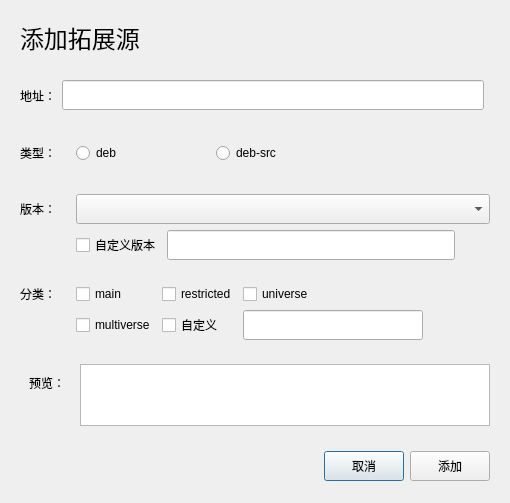
<?xml version="1.0" encoding="UTF-8"?>
<ui version="4.0">
 <class>addSource</class>
 <widget class="QDialog" name="addSource">
  <property name="geometry">
   <rect>
    <x>0</x>
    <y>0</y>
    <width>510</width>
    <height>503</height>
   </rect>
  </property>
  <property name="windowTitle">
   <string>Form</string>
  </property>
  <layout class="QVBoxLayout" name="verticalLayout">
   <item>
    <widget class="QWidget" name="widget_8" native="true">
     <layout class="QHBoxLayout" name="horizontalLayout_6">
      <item>
       <widget class="QLabel" name="label_5">
        <property name="maximumSize">
         <size>
          <width>16777215</width>
          <height>50</height>
         </size>
        </property>
        <property name="styleSheet">
         <string notr="true">font-size: 24px;

</string>
        </property>
        <property name="text">
         <string>添加拓展源</string>
        </property>
       </widget>
      </item>
     </layout>
    </widget>
   </item>
   <item>
    <widget class="QWidget" name="widget_5" native="true">
     <layout class="QHBoxLayout" name="horizontalLayout_4">
      <item>
       <widget class="QLabel" name="label_6">
        <property name="text">
         <string>地址：</string>
        </property>
       </widget>
      </item>
      <item>
       <widget class="QLineEdit" name="add_lineEdit">
        <property name="minimumSize">
         <size>
          <width>400</width>
          <height>30</height>
         </size>
        </property>
       </widget>
      </item>
      <item>
       <widget class="QLabel" name="label_11">
        <property name="maximumSize">
         <size>
          <width>0</width>
          <height>0</height>
         </size>
        </property>
        <property name="text">
         <string/>
        </property>
       </widget>
      </item>
     </layout>
    </widget>
   </item>
   <item>
    <widget class="QWidget" name="widget" native="true">
     <property name="styleSheet">
      <string notr="true"/>
     </property>
     <layout class="QHBoxLayout" name="horizontalLayout">
      <item>
       <widget class="QLabel" name="label">
        <property name="minimumSize">
         <size>
          <width>50</width>
          <height>0</height>
         </size>
        </property>
        <property name="maximumSize">
         <size>
          <width>50</width>
          <height>16777215</height>
         </size>
        </property>
        <property name="text">
         <string>类型：</string>
        </property>
       </widget>
      </item>
      <item>
       <widget class="QRadioButton" name="deb">
        <property name="text">
         <string>deb</string>
        </property>
       </widget>
      </item>
      <item>
       <widget class="QRadioButton" name="debsrc">
        <property name="text">
         <string>deb-src</string>
        </property>
       </widget>
      </item>
      <item>
       <widget class="QLabel" name="label_12">
        <property name="text">
         <string/>
        </property>
       </widget>
      </item>
     </layout>
    </widget>
   </item>
   <item>
    <widget class="QWidget" name="widget_2" native="true">
     <property name="styleSheet">
      <string notr="true"/>
     </property>
     <layout class="QGridLayout" name="gridLayout_2">
      <item row="0" column="1" colspan="4">
       <widget class="QComboBox" name="comboBox">
        <property name="minimumSize">
         <size>
          <width>400</width>
          <height>30</height>
         </size>
        </property>
        <property name="styleSheet">
         <string notr="true"/>
        </property>
       </widget>
      </item>
      <item row="1" column="2">
       <widget class="QLineEdit" name="version_lineEdit">
        <property name="minimumSize">
         <size>
          <width>288</width>
          <height>30</height>
         </size>
        </property>
       </widget>
      </item>
      <item row="0" column="0">
       <widget class="QLabel" name="label_2">
        <property name="minimumSize">
         <size>
          <width>50</width>
          <height>0</height>
         </size>
        </property>
        <property name="text">
         <string>版本：</string>
        </property>
       </widget>
      </item>
      <item row="1" column="1">
       <widget class="QCheckBox" name="custom_CheckBox">
        <property name="text">
         <string>自定义版本</string>
        </property>
       </widget>
      </item>
      <item row="1" column="3">
       <spacer name="horizontalSpacer_2">
        <property name="orientation">
         <enum>Qt::Horizontal</enum>
        </property>
        <property name="sizeHint" stdset="0">
         <size>
          <width>40</width>
          <height>20</height>
         </size>
        </property>
       </spacer>
      </item>
     </layout>
    </widget>
   </item>
   <item>
    <widget class="QWidget" name="widget_4" native="true">
     <property name="styleSheet">
      <string notr="true"/>
     </property>
     <layout class="QGridLayout" name="gridLayout">
      <item row="2" column="3">
       <widget class="QLineEdit" name="suffix_lineEdit">
        <property name="minimumSize">
         <size>
          <width>180</width>
          <height>30</height>
         </size>
        </property>
       </widget>
      </item>
      <item row="1" column="2">
       <widget class="QCheckBox" name="restricted">
        <property name="minimumSize">
         <size>
          <width>0</width>
          <height>0</height>
         </size>
        </property>
        <property name="text">
         <string>restricted</string>
        </property>
       </widget>
      </item>
      <item row="2" column="1">
       <widget class="QCheckBox" name="multiverse">
        <property name="minimumSize">
         <size>
          <width>0</width>
          <height>0</height>
         </size>
        </property>
        <property name="text">
         <string>multiverse</string>
        </property>
       </widget>
      </item>
      <item row="1" column="0">
       <widget class="QLabel" name="label_3">
        <property name="minimumSize">
         <size>
          <width>50</width>
          <height>0</height>
         </size>
        </property>
        <property name="maximumSize">
         <size>
          <width>50</width>
          <height>16777215</height>
         </size>
        </property>
        <property name="text">
         <string>分类：</string>
        </property>
       </widget>
      </item>
      <item row="1" column="3">
       <widget class="QCheckBox" name="universe">
        <property name="minimumSize">
         <size>
          <width>0</width>
          <height>0</height>
         </size>
        </property>
        <property name="text">
         <string>universe</string>
        </property>
       </widget>
      </item>
      <item row="2" column="2">
       <widget class="QCheckBox" name="class_CheckBox">
        <property name="text">
         <string>自定义</string>
        </property>
       </widget>
      </item>
      <item row="2" column="0">
       <widget class="QLabel" name="label_4">
        <property name="text">
         <string/>
        </property>
       </widget>
      </item>
      <item row="1" column="1">
       <widget class="QCheckBox" name="main">
        <property name="minimumSize">
         <size>
          <width>0</width>
          <height>0</height>
         </size>
        </property>
        <property name="text">
         <string>main</string>
        </property>
       </widget>
      </item>
      <item row="2" column="4">
       <spacer name="horizontalSpacer_3">
        <property name="orientation">
         <enum>Qt::Horizontal</enum>
        </property>
        <property name="sizeHint" stdset="0">
         <size>
          <width>40</width>
          <height>20</height>
         </size>
        </property>
       </spacer>
      </item>
     </layout>
    </widget>
   </item>
   <item>
    <widget class="QWidget" name="widget_6" native="true">
     <property name="maximumSize">
      <size>
       <width>16777215</width>
       <height>80</height>
      </size>
     </property>
     <layout class="QHBoxLayout" name="horizontalLayout_5">
      <item>
       <widget class="QWidget" name="widget_7" native="true">
        <layout class="QVBoxLayout" name="verticalLayout_2">
         <item>
          <widget class="QLabel" name="label_7">
           <property name="text">
            <string>预览：</string>
           </property>
          </widget>
         </item>
         <item>
          <widget class="QLabel" name="label_8">
           <property name="text">
            <string/>
           </property>
          </widget>
         </item>
        </layout>
       </widget>
      </item>
      <item>
       <widget class="QTextEdit" name="textEdit">
        <property name="maximumSize">
         <size>
          <width>16777215</width>
          <height>16777215</height>
         </size>
        </property>
        <property name="focusPolicy">
         <enum>Qt::NoFocus</enum>
        </property>
        <property name="styleSheet">
         <string notr="true"/>
        </property>
       </widget>
      </item>
     </layout>
    </widget>
   </item>
   <item>
    <widget class="QWidget" name="widget_3" native="true">
     <property name="styleSheet">
      <string notr="true"/>
     </property>
     <layout class="QHBoxLayout" name="horizontalLayout_3">
      <item>
       <spacer name="horizontalSpacer">
        <property name="orientation">
         <enum>Qt::Horizontal</enum>
        </property>
        <property name="sizeHint" stdset="0">
         <size>
          <width>40</width>
          <height>20</height>
         </size>
        </property>
       </spacer>
      </item>
      <item>
       <widget class="QPushButton" name="cancelBtn">
        <property name="maximumSize">
         <size>
          <width>80</width>
          <height>30</height>
         </size>
        </property>
        <property name="text">
         <string>取消</string>
        </property>
       </widget>
      </item>
      <item>
       <widget class="QPushButton" name="addBtn">
        <property name="minimumSize">
         <size>
          <width>0</width>
          <height>0</height>
         </size>
        </property>
        <property name="maximumSize">
         <size>
          <width>80</width>
          <height>30</height>
         </size>
        </property>
        <property name="text">
         <string>添加</string>
        </property>
       </widget>
      </item>
     </layout>
    </widget>
   </item>
  </layout>
 </widget>
 <resources/>
 <connections/>
</ui>
